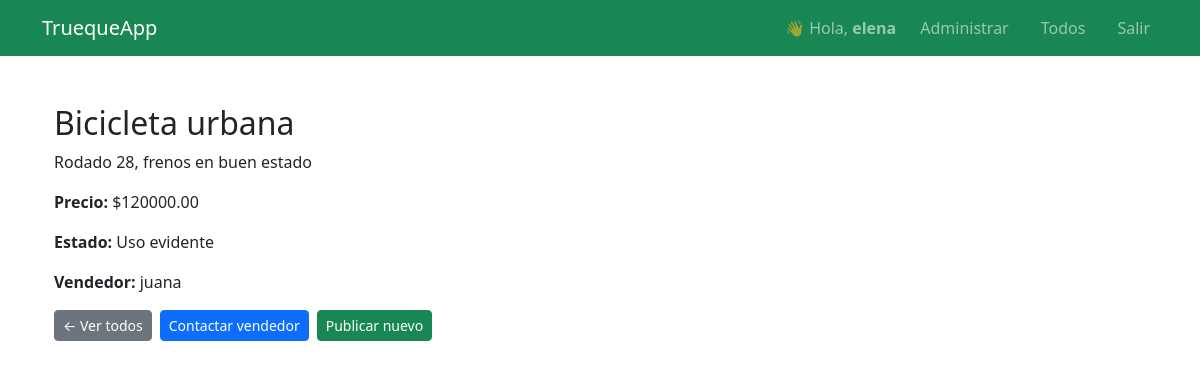
The app's page /producto/detalle/Bicicleta urbana/ (signed in) with its own data.
### productos/models.py (models this page shows, shortened)
class Producto(models.Model):
    titulo = models.CharField(max_length=120)
    descripcion = models.TextField()
    precio = models.DecimalField(max_digits=10, decimal_places=2)
    estado = models.CharField(max_length=20)
    vendedor = models.ForeignKey(User, on_delete=models.CASCADE)
    class Meta:
        permissions = [
            ("view_all_producto", "Ver todos los productos"),
        ]

### productos/views.py (the view)
# urls.py: path('producto/detalle/<str:titulo>/', views.detalle, name='detalle'),
@login_required
def detalle(request, titulo):
    producto = get_object_or_404(Producto, titulo=titulo)
    return render(request, 'detalle.html', {'producto': producto})

### productos/templates/detalle.html (shortened to what this page needs)
{% extends "base.html" %}
{% block content %}
<div class="container mt-4">
  <h2>{{ producto.titulo }}</h2>
  <p>{{ producto.descripcion }}</p>
  <p><strong>Precio:</strong> ${{ producto.precio }}</p>
  <p><strong>Estado:</strong> {{ producto.estado }}</p>
  <p><strong>Vendedor:</strong> {{ producto.vendedor.username }}</p>
  <div class="mt-3 d-flex gap-2">
    <a href="{% url 'todas' %}" class="btn btn-secondary btn-sm">← Ver todos</a>
    {% if user.is_authenticated and producto.vendedor != user %}
    <a href="{% url 'contactar' producto.titulo %}" class="btn btn-primary btn-sm">Contactar vendedor</a>
    {% endif %}
    {% if perms.productos.add_producto %}
    <a href="{% url 'crear' %}" class="btn btn-success btn-sm">Publicar nuevo</a>
    {% endif %}
  </div>
</div>
{% endblock %}

### productos/templates/base.html (shortened to what this page needs)
<!doctype html>
<html lang="es">
<head>
  <link href="https://cdn.jsdelivr.net/npm/bootstrap@5.3.0/dist/css/bootstrap.min.css" rel="stylesheet">
</head>
<body>
<nav class="navbar navbar-expand-lg navbar-dark bg-success">
  <div class="container">
    <a class="navbar-brand" href="{% url 'home' %}">TruequeApp</a>
    <div class="collapse navbar-collapse" id="mainNav">
      <ul class="navbar-nav ms-auto align-items-center gap-3">
        {% if user.is_authenticated %}
          <li class="nav-item">
            <span class="navbar-text">👋 Hola, <strong>{{ user.username }}</strong></span>
          </li>
          {% if user.is_staff or user.is_superuser %}
            <li class="nav-item">
              <a class="nav-link" href="{% url 'admin:index' %}">Administrar</a>
            </li>
          {% endif %}
          <li class="nav-item"><a class="nav-link" href="{% url 'todas' %}">Todos</a></li>
          <li class="nav-item"><a class="nav-link" href="{% url 'logout' %}">Salir</a></li>
        {% else %}
          <li class="nav-item"><a class="nav-link" href="{% url 'login' %}">Ingresar</a></li>
          <li class="nav-item"><a class="nav-link" href="{% url 'registro' %}">Registrarse</a></li>
        {% endif %}
      </ul>
    </div>
  </div>
</nav>
<main class="container py-4">
  {% block content %}{% endblock %}
</main>
</body>
</html>

### records on screen
Producto: titulo "Bicicleta urbana", descripcion "Rodado 28, frenos en buen estado", precio "120000.00", estado "Uso evidente", vendedor.username "juana"

### other values on screen
{{ user.username }} "elena"
